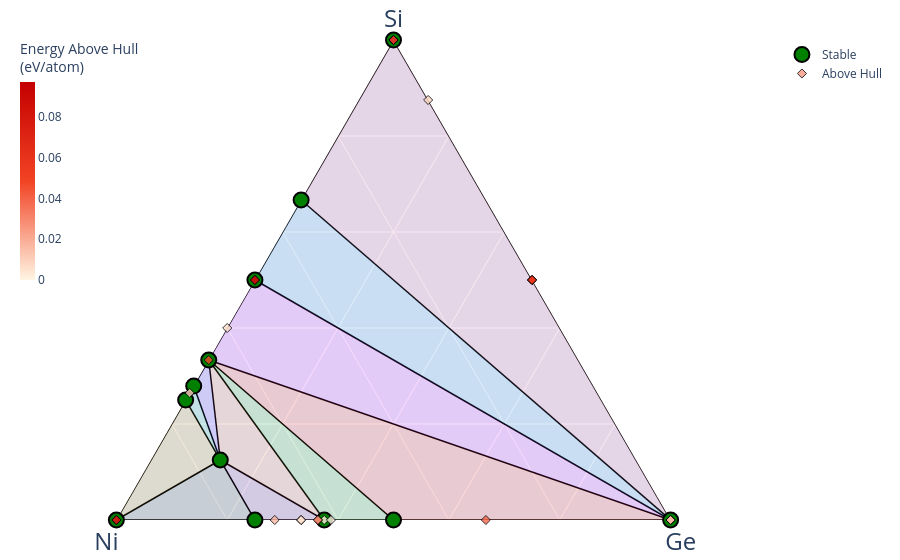

The notebook cell this image was saved under:
### Code cell
def get_materals_project_data(elements, api_key=API_KEY):
    with MPRester(api_key) as m:
        entries = m.get_entries_in_chemsys(elements, inc_structure=False, additional_criteria={"thermo_types": ["GGA_GGA+U", "R2SCAN"]})
    return entries

# elements = ["C", "Si", "Ni"]
elements = ["Ge", "Si", "Ni"]
entries = get_materals_project_data(elements)

# 1. Initialize the compatibility scheme
# This handles the GGA/GGA+U mixing and elemental corrections
compat = MaterialsProject2020Compatibility()

# 2. Process your raw entries
# This will update the .energy property of each entry with the corrected value
# It also filters out entries that are incompatible with the scheme
processed_entries = compat.process_entries(entries)

# 3. Build the diagram with corrected data
pd_obj = PhaseDiagram(processed_entries)

# 4. Plot the Phase Diagram
plotter = PDPlotter(pd_obj, show_unstable=0.1) # show_unstable is the energy cutoff in eV/atom
plotter.show()

### Figure 1 — Plotly figure (JSON) as saved in the notebook; plotly's stock layout.template omitted (floating-point values rounded to 4 significant figures)
{"data": [{"a": [2, 0, null, 4, 4, null, 0, 0, null, 4, 2, null, 4, 1, null, 1, 0, null, 1, 12, null, 0, 4, null, 2, 2, null, 4, 0, null, 1, 1, null, 0, 0, null, 1, 0, null, 0, 2, null, 0, 0, null, 0, 1, null, 0, 1, null, 0, 0, null, 0, 4, null, 4, 0, null, 4, 12, null, 1, 12, null], "b": [1, 0, null, 4, 8, null, 4, 10, null, 4, 1, null, 8, 6, null, 6, 1, null, 3, 31, null, 10, 8, null, 1, 0, null, 8, 0, null, 3, 6, null, 4, 0, null, 3, 1, null, 0, 0, null, 3, 10, null, 3, 6, null, 10, 6, null, 3, 1, null, 4, 8, null, 4, 0, null, 8, 31, null, 6, 31, null], "c": [0, 2, null, 0, 0, null, 4, 6, null, 0, 0, null, 0, 1, null, 1, 0, null, 0, 0, null, 6, 0, null, 0, 0, null, 0, 2, null, 0, 1, null, 4, 2, null, 0, 0, null, 2, 0, null, 1, 6, null, 1, 1, null, 6, 1, null, 1, 0, null, 4, 0, null, 0, 2, null, 0, 0, null, 1, 0, null], "hoverinfo": "none", "line": {"color": "black", "width": 1.5}, "mode": "lines", "showlegend": false, "type": "scatterternary"}, {"a": [0, 2, 4], "b": [0, 1, 4], "c": [2, 0, 0], "fill": "toself", "fillcolor": "#2E91E5", "hovertemplate": "<extra></extra>", "line": {"width": 0}, "mode": "lines", "name": "Ge—Si<sub>2</sub>Ni—SiNi", "opacity": 0.15, "showlegend": false, "type": "scatterternary"}, {"a": [0, 2, 2], "b": [0, 0, 1], "c": [2, 0, 0], "fill": "toself", "fillcolor": "#E15F99", "hovertemplate": "<extra></extra>", "line": {"width": 0}, "mode": "lines", "name": "Ge—Si—Si<sub>2</sub>Ni", "opacity": 0.15, "showlegend": false, "type": "scatterternary"}, {"a": [0, 0, 4], "b": [10, 4, 8], "c": [6, 4, 0], "fill": "toself", "fillcolor": "#1CA71C", "hovertemplate": "<extra></extra>", "line": {"width": 0}, "mode": "lines", "name": "Ni<sub>5</sub>Ge<sub>3</sub>—NiGe—SiNi<sub>2</sub>", "opacity": 0.15, "showlegend": false, "type": "scatterternary"}, {"a": [0, 0, 4], "b": [0, 4, 8], "c": [2, 4, 0], "fill": "toself", "fillcolor": "#FB0D0D", "hovertemplate": "<extra></extra>", "line": {"width": 0}, "mode": "lines", "name": "Ge—NiGe—SiNi<sub>2</sub>", "opacity": 0.15, "showlegend": false, "type": "scatterternary"}, {"a": [0, 4, 4], "b": [0, 4, 8], "c": [2, 0, 0], "fill": "toself", "fillcolor": "#DA16FF", "hovertemplate": "<extra></extra>", "line": {"width": 0}, "mode": "lines", "name": "Ge—SiNi—SiNi<sub>2</sub>", "opacity": 0.15, "showlegend": false, "type": "scatterternary"}, {"a": [0, 0, 1], "b": [1, 3, 6], "c": [0, 1, 1], "fill": "toself", "fillcolor": "#222A2A", "hovertemplate": "<extra></extra>", "line": {"width": 0}, "mode": "lines", "name": "Ni—Ni<sub>3</sub>Ge—SiNi<sub>6</sub>Ge", "opacity": 0.15, "showlegend": false, "type": "scatterternary"}, {"a": [0, 1, 1], "b": [1, 3, 6], "c": [0, 0, 1], "fill": "toself", "fillcolor": "#B68100", "hovertemplate": "<extra></extra>", "line": {"width": 0}, "mode": "lines", "name": "Ni—SiNi<sub>3</sub>—SiNi<sub>6</sub>Ge", "opacity": 0.15, "showlegend": false, "type": "scatterternary"}, {"a": [0, 0, 1], "b": [3, 10, 6], "c": [1, 6, 1], "fill": "toself", "fillcolor": "#750D86", "hovertemplate": "<extra></extra>", "line": {"width": 0}, "mode": "lines", "name": "Ni<sub>3</sub>Ge—Ni<sub>5</sub>Ge<sub>3</sub>—SiNi<sub>6</sub>Ge", "opacity": 0.15, "showlegend": false, "type": "scatterternary"}, {"a": [0, 4, 1], "b": [10, 8, 6], "c": [6, 0, 1], "fill": "toself", "fillcolor": "#EB663B", "hovertemplate": "<extra></extra>", "line": {"width": 0}, "mode": "lines", "name": "Ni<sub>5</sub>Ge<sub>3</sub>—SiNi<sub>2</sub>—SiNi<sub>6</sub>Ge", "opacity": 0.15, "showlegend": false, "type": "scatterternary"}, {"a": [12, 4, 1], "b": [31, 8, 6], "c": [0, 0, 1], "fill": "toself", "fillcolor": "#511CFB", "hovertemplate": "<extra></extra>", "line": {"width": 0}, "mode": "lines", "name": "Si<sub>12</sub>Ni<sub>31</sub>—SiNi<sub>2</sub>—SiNi<sub>6</sub>Ge", "opacity": 0.15, "showlegend": false, "type": "scatterternary"}, {"a": [12, 1, 1], "b": [31, 3, 6], "c": [0, 0, 1], "fill": "toself", "fillcolor": "#00A08B", "hovertemplate": "<extra></extra>", "line": {"width": 0}, "mode": "lines", "name": "Si<sub>12</sub>Ni<sub>31</sub>—SiNi<sub>3</sub>—SiNi<sub>6</sub>Ge", "opacity": 0.15, "showlegend": false, "type": "scatterternary"}, {"a": [2, 0, 4, 4, 0, 0, 1, 0, 1, 12, 2, 0], "b": [1, 0, 4, 8, 4, 10, 6, 1, 3, 31, 0, 3], "c": [0, 2, 0, 0, 4, 6, 1, 0, 0, 0, 0, 1], "cliponaxis": false, "hoverinfo": "text", "hoverlabel": {"font": {"size": 14}}, "hovertext": ["Si<sub>2</sub>Ni (mp-2291-GGA) <br>  Formation energy: -0.353 eV/atom <br>  (Stable)<br><br> Si: 0.666667<br> Ni: 0.333333<br> Ge: 0.0", "Ge (mp-32-GGA) <br>  Formation energy: 0.0 eV/atom <br>  (Stable)<br><br> Si: 0.0<br> Ni: 0.0<br> Ge: 1.0", "SiNi (mp-351-GGA) <br>  Formation energy: -0.464 eV/atom <br>  (Stable)<br><br> Si: 0.5<br> Ni: 0.5<br> Ge: 0.0", "SiNi<sub>2</sub> (mp-1118-GGA) <br>  Formation energy: -0.526 eV/atom <br>  (Stable)<br><br> Si: 0.333333<br> Ni: 0.666667<br> Ge: 0.0", "NiGe (mp-1099-GGA) <br>  Formation energy: -0.305 eV/atom <br>  (Stable)<br><br> Si: 0.0<br> Ni: 0.5<br> Ge: 0.5", "Ni<sub>5</sub>Ge<sub>3</sub> (mp-1428-GGA) <br>  Formation energy: -0.311 eV/atom <br>  (Stable)<br><br> Si: 0.0<br> Ni: 0.625<br> Ge: 0.375", "SiNi<sub>6</sub>Ge (mp-1219193-GGA) <br>  Formation energy: -0.374 eV/atom <br>  (Stable)<br><br> Si: 0.125<br> Ni: 0.75<br> Ge: 0.125", "Ni (mp-23-GGA) <br>  Formation energy: 0.0 eV/atom <br>  (Stable)<br><br> Si: 0.0<br> Ni: 1.0<br> Ge: 0.0", "SiNi<sub>3</sub> (mp-828-GGA) <br>  Formation energy: -0.441 eV/atom <br>  (Stable)<br><br> Si: 0.25<br> Ni: 0.75<br> Ge: 0.0", "Si<sub>12</sub>Ni<sub>31</sub> (mp-27276-GGA) <br>  Formation energy: -0.471 eV/atom <br>  (Stable)<br><br> Si: 0.27907<br> Ni: 0.72093<br> Ge: 0.0", "Si (mp-149-GGA) <br>  Formation energy: 0.0 eV/atom <br>  (Stable)<br><br> Si: 1.0<br> Ni: 0.0<br> Ge: 0.0", "Ni<sub>3</sub>Ge (mp-21008-GGA) <br>  Formation energy: -0.29 eV/atom <br>  (Stable)<br><br> Si: 0.0<br> Ni: 0.75<br> Ge: 0.25"], "marker": {"color": "green", "line": {"color": "black", "width": 2}, "size": 15, "symbol": "circle"}, "mode": "markers", "name": "Stable", "showlegend": true, "type": "scatterternary"}, {"a": [0, 0, 0, 0, 0, 0, 0, 0, 0, 0, 0, 0, 0, 23, 46, 46, 68, 8, 12, 4, 40, 1, 2, 16, 2, 4, 2, 16, 7, 9], "b": [0, 0, 0, 2, 1, 4, 4, 8, 30, 10, 7, 7, 19, 0, 0, 0, 0, 0, 0, 0, 0, 0, 0, 0, 2, 4, 4, 24, 0, 25], "c": [34, 4, 8, 0, 0, 8, 2, 4, 12, 6, 4, 4, 12, 0, 0, 0, 0, 0, 0, 0, 0, 1, 2, 16, 0, 0, 0, 0, 1, 0], "cliponaxis": false, "hoverinfo": "text", "hoverlabel": {"font": {"size": 14}}, "hovertext": ["Ge (mp-1198022-GGA) <br>  Formation energy: 0.025 eV/atom <br>  Energy Above Hull: (+0.025 eV/atom)<br><br> Si: 0.0<br> Ni: 0.0<br> Ge: 1.0", "Ge (mp-1007760-GGA) <br>  Formation energy: 0.022 eV/atom <br>  Energy Above Hull: (+0.022 eV/atom)<br><br> Si: 0.0<br> Ni: 0.0<br> Ge: 1.0", "Ge (mp-1091415-GGA) <br>  Formation energy: 0.014 eV/atom <br>  Energy Above Hull: (+0.014 eV/atom)<br><br> Si: 0.0<br> Ni: 0.0<br> Ge: 1.0", "Ni (mp-10257-GGA) <br>  Formation energy: 0.026 eV/atom <br>  Energy Above Hull: (+0.026 eV/atom)<br><br> Si: 0.0<br> Ni: 1.0<br> Ge: 0.0", "Ni (mp-1008728-GGA) <br>  Formation energy: 0.096 eV/atom <br>  Energy Above Hull: (+0.096 eV/atom)<br><br> Si: 0.0<br> Ni: 1.0<br> Ge: 0.0", "NiGe<sub>2</sub> (mp-29900-GGA) <br>  Formation energy: -0.164 eV/atom <br>  Energy Above Hull: (+0.039 eV/atom)<br><br> Si: 0.0<br> Ni: 0.333333<br> Ge: 0.666667", "Ni<sub>2</sub>Ge (mp-1594-GGA) <br>  Formation energy: -0.275 eV/atom <br>  Energy Above Hull: (+0.029 eV/atom)<br><br> Si: 0.0<br> Ni: 0.666667<br> Ge: 0.333333", "Ni<sub>2</sub>Ge (mp-17383-GGA) <br>  Formation energy: -0.303 eV/atom <br>  Energy Above Hull: (+0.001 eV/atom)<br><br> Si: 0.0<br> Ni: 0.666667<br> Ge: 0.333333", "Ni<sub>5</sub>Ge<sub>2</sub> (mp-1200317-GGA) <br>  Formation energy: -0.279 eV/atom <br>  Energy Above Hull: (+0.017 eV/atom)<br><br> Si: 0.0<br> Ni: 0.714286<br> Ge: 0.285714", "Ni<sub>5</sub>Ge<sub>3</sub> (mp-1106111-GGA) <br>  Formation energy: -0.31 eV/atom <br>  Energy Above Hull: (+0.001 eV/atom)<br><br> Si: 0.0<br> Ni: 0.625<br> Ge: 0.375", "Ni<sub>7</sub>Ge<sub>4</sub> (mp-1219818-GGA) <br>  Formation energy: -0.265 eV/atom <br>  Energy Above Hull: (+0.044 eV/atom)<br><br> Si: 0.0<br> Ni: 0.636364<br> Ge: 0.363636", "Ni<sub>7</sub>Ge<sub>4</sub> (mp-1219825-GGA) <br>  Formation energy: -0.283 eV/atom <br>  Energy Above Hull: (+0.026 eV/atom)<br><br> Si: 0.0<br> Ni: 0.636364<br> Ge: 0.363636", "Ni<sub>19</sub>Ge<sub>12</sub> (mp-30082-GGA) <br>  Formation energy: -0.31 eV/atom <br>  Energy Above Hull: (+0.0 eV/atom)<br><br> Si: 0.0<br> Ni: 0.612903<br> Ge: 0.387097", "Si (mp-971661-GGA) <br>  Formation energy: 0.082 eV/atom <br>  Energy Above Hull: (+0.082 eV/atom)<br><br> Si: 1.0<br> Ni: 0.0<br> Ge: 0.0", "Si (mp-1204627-GGA) <br>  Formation energy: 0.095 eV/atom <br>  Energy Above Hull: (+0.095 eV/atom)<br><br> Si: 1.0<br> Ni: 0.0<br> Ge: 0.0", "Si (mp-971662-GGA) <br>  Formation energy: 0.064 eV/atom <br>  Energy Above Hull: (+0.064 eV/atom)<br><br> Si: 1.0<br> Ni: 0.0<br> Ge: 0.0", "Si (mp-1203790-GGA) <br>  Formation energy: 0.058 eV/atom <br>  Energy Above Hull: (+0.058 eV/atom)<br><br> Si: 1.0<br> Ni: 0.0<br> Ge: 0.0", "Si (mp-1079297-GGA) <br>  Formation energy: 0.074 eV/atom <br>  Energy Above Hull: (+0.074 eV/atom)<br><br> Si: 1.0<br> Ni: 0.0<br> Ge: 0.0", "Si (mp-1095269-GGA) <br>  Formation energy: 0.096 eV/atom <br>  Energy Above Hull: (+0.096 eV/atom)<br><br> Si: 1.0<br> Ni: 0.0<br> Ge: 0.0", "Si (mp-165-GGA) <br>  Formation energy: 0.013 eV/atom <br>  Energy Above Hull: (+0.013 eV/atom)<br><br> Si: 1.0<br> Ni: 0.0<br> Ge: 0.0", "Si (mp-1196961-GGA) <br>  Formation energy: 0.081 eV/atom <br>  Energy Above Hull: (+0.081 eV/atom)<br><br> Si: 1.0<br> Ni: 0.0<br> Ge: 0.0", "SiGe (mp-1219182-GGA) <br>  Formation energy: 0.06 eV/atom <br>  Energy Above Hull: (+0.06 eV/atom)<br><br> Si: 0.5<br> Ni: 0.0<br> Ge: 0.5", "SiGe (mp-978534-GGA) <br>  Formation energy: 0.077 eV/atom <br>  Energy Above Hull: (+0.077 eV/atom)<br><br> Si: 0.5<br> Ni: 0.0<br> Ge: 0.5", "SiGe (mp-1096549-GGA) <br>  Formation energy: 0.053 eV/atom <br>  Energy Above Hull: (+0.053 eV/atom)<br><br> Si: 0.5<br> Ni: 0.0<br> Ge: 0.5", "SiNi (mp-999192-GGA) <br>  Formation energy: -0.418 eV/atom <br>  Energy Above Hull: (+0.047 eV/atom)<br><br> Si: 0.5<br> Ni: 0.5<br> Ge: 0.0", "SiNi (mp-1095177-GGA) <br>  Formation energy: -0.368 eV/atom <br>  Energy Above Hull: (+0.097 eV/atom)<br><br> Si: 0.5<br> Ni: 0.5<br> Ge: 0.0", "SiNi<sub>2</sub> (mp-507-GGA) <br>  Formation energy: -0.479 eV/atom <br>  Energy Above Hull: (+0.047 eV/atom)<br><br> Si: 0.333333<br> Ni: 0.666667<br> Ge: 0.0", "Si<sub>2</sub>Ni<sub>3</sub> (mp-29667-GGA) <br>  Formation energy: -0.495 eV/atom <br>  Energy Above Hull: (+0.006 eV/atom)<br><br> Si: 0.4<br> Ni: 0.6<br> Ge: 0.0", "Si<sub>7</sub>Ge (mp-1094056-GGA) <br>  Formation energy: 0.008 eV/atom <br>  Energy Above Hull: (+0.008 eV/atom)<br><br> Si: 0.875<br> Ni: 0.0<br> Ge: 0.125", "Si<sub>9</sub>Ni<sub>25</sub> (mp-1209041-GGA) <br>  Formation energy: -0.447 eV/atom <br>  Energy Above Hull: (+0.009 eV/atom)<br><br> Si: 0.264706<br> Ni: 0.735294<br> Ge: 0.0"], "marker": {"color": [0.025, 0.022, 0.014, 0.026, 0.096, 0.039, 0.029, 0.001, 0.017, 0.001, 0.044, 0.026, 0, 0.082, 0.095, 0.064, 0.058, 0.074, 0.096, 0.013, 0.081, 0.06, 0.077, 0.053, 0.047, 0.097, 0.047, 0.006, 0.008, 0.009], "colorbar": {"len": 0.5, "thickness": 0.02, "thicknessmode": "fraction", "title": {"text": "Energy Above Hull<br>(eV/atom)"}, "x": 0, "xpad": 0, "y": 1, "yanchor": "top", "ypad": 0}, "colorscale": [[0, "#fff5e3"], [0.5, "#f24324"], [1, "#c40000"]], "line": {"color": "black", "width": 1}, "opacity": 0.8, "size": 7, "symbol": "diamond"}, "mode": "markers", "name": "Above Hull", "showlegend": true, "type": "scatterternary"}], "layout": {"autosize": true, "coloraxis": {"colorbar": {"x": 1, "y": 0.05, "yanchor": "top"}}, "margin": {"b": 40, "l": 20, "r": 20, "t": 40}, "paper_bgcolor": "rgba(0,0,0,0)", "plot_bgcolor": "rgba(0,0,0,0)", "showlegend": true, "ternary": {"aaxis": {"layer": "below traces", "showgrid": true, "showticklabels": true, "tickfont": {"color": "rgba(0,0,0,0)", "size": 7}, "title": {"font": {"size": 24}, "text": "Si"}}, "baxis": {"layer": "below traces", "min": 0, "showgrid": true, "showticklabels": true, "tickfont": {"color": "rgba(0,0,0,0)", "size": 7}, "title": {"font": {"size": 24}, "text": "Ni"}}, "caxis": {"layer": "below traces", "min": 0, "showgrid": true, "showticklabels": true, "tickfont": {"color": "rgba(0,0,0,0)", "size": 7}, "title": {"font": {"size": 24}, "text": "Ge"}}, "sum": 1}}}
